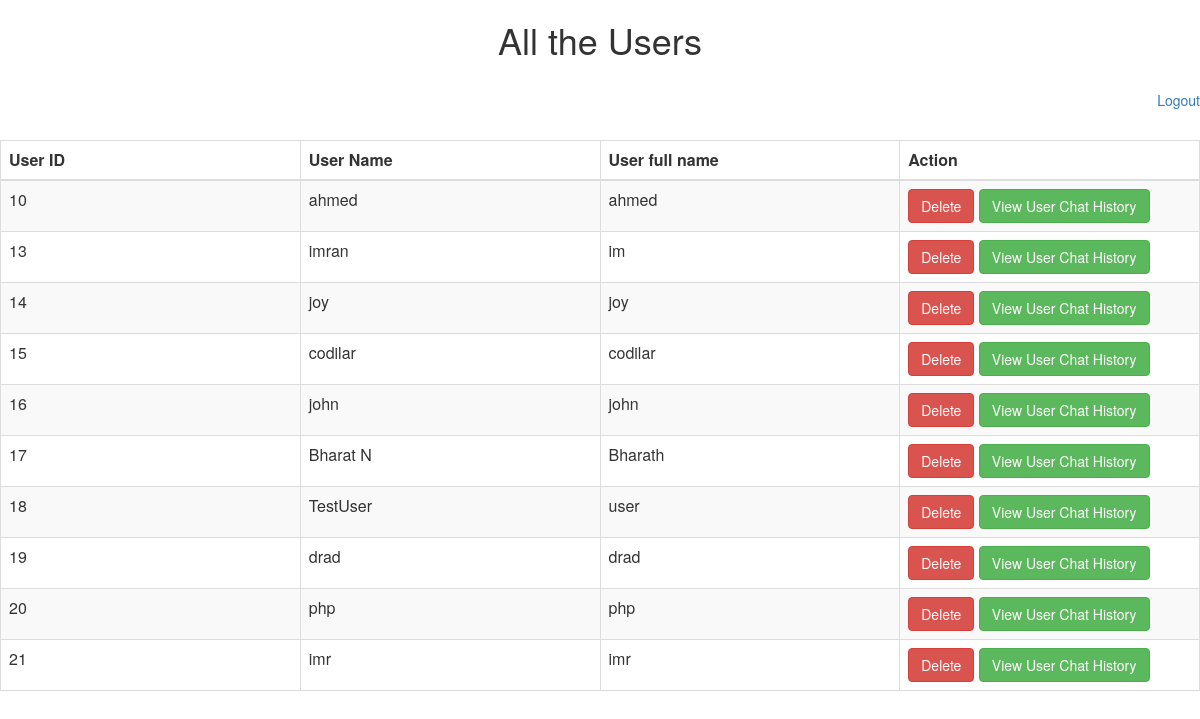
The page /admin (signed in) on the database its author committed.
### tables this page shows
CREATE TABLE `chat` (
  `uid` int(50) NOT NULL,
  `fullname` varchar(30) NOT NULL,
  `password` varchar(50) NOT NULL,
  `username` varchar(50) NOT NULL,
  `useronline` tinyint(1) NOT NULL,
  `is_admin` int(1) NOT NULL,
  `dt` timestamp NOT NULL DEFAULT CURRENT_TIMESTAMP ON UPDATE CURRENT_TIMESTAMP,
  `ip` int(11) DEFAULT NULL,
  `country` varchar(80) DEFAULT NULL,
  `countrycode` varchar(2) DEFAULT NULL,
  `city` varchar(80) DEFAULT NULL
);

### php/connection.php (called while the page is built, shortened)
<?php
class Model
{
    public function __construct()
    {
        $this->db = new mysqli(DB_HOST, DB_USER, DB_PASS, DB_NAME);
    }
}
?>

### php/send.php (called while the page is built, shortened)
<?php
include_once('connection.php');
class Send extends Model
{
    public function isAdmin1()
    {
        $user = $this->getUser($this->getCurrentUid());
        if ($user && $user['is_admin']) {
            return true;
        } else {
            return false;
        }
    }
    public function getUser($uid)
    {
        $sql = "SELECT * FROM chat WHERE uid = $uid";
        $result = mysqli_query($this->db, $sql);
        $data = mysqli_fetch_array($result);
        if (!empty($data)) {
            return $data;
        }
        return false;
    }
    public function getCurrentUid()
    {
        if (isset($_SESSION['uid']) && !empty($_SESSION['uid'])) {
            return $_SESSION['uid'];
        }
        return false;
    }
    public function getAllUsersForAdmin()
    {
        if ($this->isAdmin()) {
            $sql = "SELECT * FROM chat where is_admin = 0";
            $result = mysqli_query($this->db, $sql);
            $userData = mysqli_fetch_all($result);
            return $userData;
        }
        return false;
    }
    public function IsAdmin()
    {
        $sql2 = "SELECT uid from chat WHERE is_admin='1'";
        $result = mysqli_query($this->db, $sql2);
        $count_row = $result->num_rows;
        if ($count_row == 1) {
            return true;
        } else {
            return false;
        }
    }
}

### admin/index.php (the view, shortened to what this page needs)
<?php
include_once '../php/send.php';
$userClass = new send();
if (!$userClass->isAdmin1() || (isset($_GET['q']) && $_GET['q'] == 'logout')) {
    $userClass->logoutUser();
    header("location:../../chatonline");
}
$allUsers = $userClass->getAllUsersForAdmin();
?>
<html>
<head lang="en">
    <link type="text/css" rel="stylesheet" href="../css/bootstrap-3.2.0/dist/css/bootstrap.css">
</head>
<body>
<div class="table-scrol">
    <h1 align="center">All the Users</h1>
    <br>
    <a href="index.php?q=logout" style="float:right">Logout</a>
    <?php if (count($allUsers)) { ?>
        <table class="table table-bordered table-hover table-striped" style="table-layout: fixed">
            <thead>
            <tr>
                <th>User ID</th>
                <th>User Name</th>
                <th>User full name</th>
                <th>Action</th>
            </tr>
            </thead>
            <?php foreach ($allUsers as $user) { ?>
                <tr>
                    <td><?php echo $user[0]; ?></td>
                    <td><?php echo $user[1]; ?></td>
                    <td><?php echo $user[3]; ?></td>
                    <td>
                        <a href="delete.php?uid=<?= $user[0] ?>">
                            <button class="btn btn-danger">Delete</button>
                        </a>
                        <a href="userchat/history/?uid=<?= $user[0] ?>">
                            <button class="btn btn-success">View User Chat History</button>
                        </a>
                    </td>
                </tr>
            <?php } ?>
        </table>
    <?php } else { ?>
        <span>No users found....!!!</span>
    <?php } ?>
</div>
</body>
</html>

### admin/index.php (style rules this page uses)
.table { margin-top: 50px; }

### rows shown on the page
chat: uid "10", fullname "ahmed", username "ahmed"
chat: uid "13", fullname "imran", username "im"
chat: uid "14", fullname "joy", username "joy"
chat: uid "15", fullname "codilar", username "codilar"
chat: uid "16", fullname "john", username "john"
chat: uid "17", fullname "Bharat N", username "Bharath"
chat: uid "18", fullname "TestUser", username "user"
chat: uid "19", fullname "drad", username "drad"
chat: uid "20", fullname "php", username "php"
chat: uid "21", fullname "imr", username "imr"
